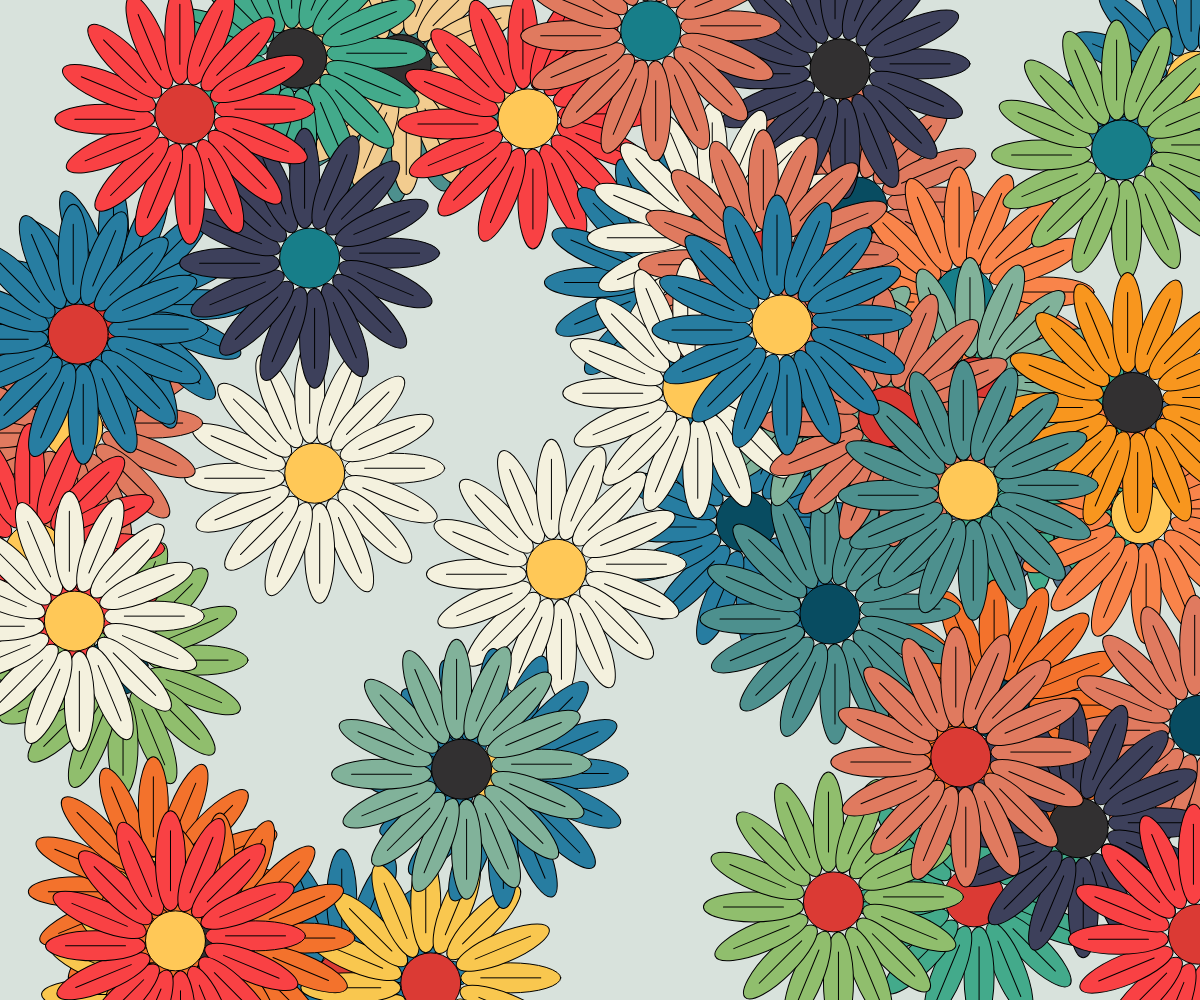
Frame 1 (no input)
Frame 60 (no input): identical to frame 1, image omitted
Frame 120 (the mouse pressed at the canvas centre since frame 60): identical to frame 1, image omitted

The p5.js sketch that drew this single still picture (run headless with seeded random() and noise() and a simulated clock; from frame 60 on, the mouse is pressed at the canvas centre):

// p5.js sketch
// ── sketch.js
var colors = "f94144-f3722c-f8961e-f9844a-f9c74f-90be6d-43aa8b-4d908e-577590-277da1-f4f1de-e07a5f-3d405b-81b29a-f2cc8f".split("-").map(a=>"#"+a)
var colors_r = "177e89-084c61-db3a34-ffc857-323031".split("-").map(a=>"#"+a)
var clr
var clr_r

function setup() {
	createCanvas(windowWidth, windowHeight);
  background("#d8e2dc")

  for(var j=0;j<50;j++){
    push()
    translate(random(width),random(height)) //原點設在視窗中心
    clr = colors[int(random(colors.length))]
    clr_r = colors_r[int(random(colors_r.length))]
    drawFlower(clr,clr_r)
  pop()
  }
}


function drawFlower(clr,clr_r){
  push()
    // fill(255,211,33)
    fill(clr_r)
  	ellipse(0, 0, 60);		//以(0,0)為圓心
  	ellipseMode(CORNER)   // 設以左上角開始
    // fill(255,90,61)
    fill(clr)
    for(var i =0;i<16;i++){
      // rect(30, -20, 100, 30)
      ellipse(30, -20, 100, 30);
      line(50,-5,110,-5)
      rotate(PI/8)
    }
	pop()
}

function draw() {
  // background(200);
  
}
